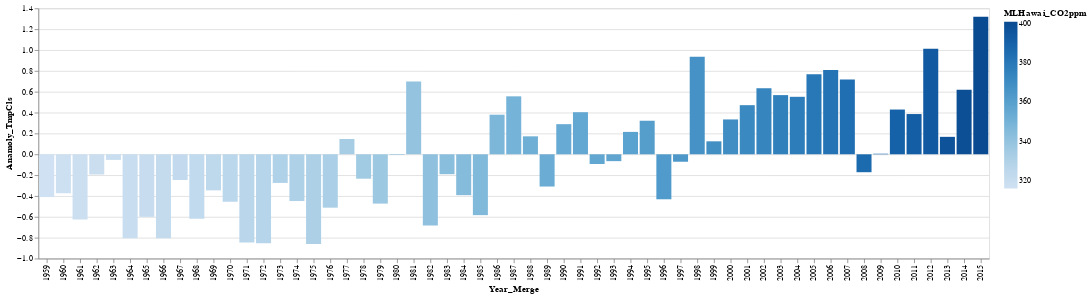

The notebook cell this image was saved under:
### Code cell
#Temperature Anamodf_merged_final
df_merged_final

alt.Chart(df_merged_final).mark_bar().encode(
    alt.X('Year_Merge:O', scale=alt.Scale(zero=False)),
    alt.Y('Anamoly_TmpCls:Q', scale=alt.Scale(zero=False, padding=1)),
    color='MLHawai_CO2ppm:Q',
    #size='MLHawai_CO2ppm:Q'
)

### Figure 1 — Vega-Lite specification as saved in the notebook (floating-point values rounded to 4 significant figures)
{"config": {"view": {"continuousWidth": 400, "continuousHeight": 300}}, "data": {"name": "data-4daf610280fa89058836c62719f49323"}, "mark": "bar", "encoding": {"color": {"type": "quantitative", "field": "MLHawai_CO2ppm"}, "x": {"type": "ordinal", "field": "Year_Merge", "scale": {"zero": false}}, "y": {"type": "quantitative", "field": "Anamoly_TmpCls", "scale": {"padding": 1, "zero": false}}}, "$schema": "https://vega.github.io/schema/vega-lite/v4.8.1.json", "datasets": {"data-4daf610280fa89058836c62719f49323": [{"Year_Merge": 1959, "Rnf_MM": 54.3, "Anamoly_RnfMM": -0.6888, "Tmp_Cls": 6.752, "Anamoly_TmpCls": -0.4105, "CSIRO_ASLinches": 4.358, "Anamoly_CSIRO_ASLinches": -1.939, "MLHawai_CO2ppm": 316.0, "Anamoly_CO2ppm": -35.67}, {"Year_Merge": 1960, "Rnf_MM": 52.34, "Anamoly_RnfMM": -2.641, "Tmp_Cls": 6.788, "Anamoly_TmpCls": -0.3738, "CSIRO_ASLinches": 4.504, "Anamoly_CSIRO_ASLinches": -1.793, "MLHawai_CO2ppm": 316.9, "Anamoly_CO2ppm": -34.73}, {"Year_Merge": 1961, "Rnf_MM": 56.53, "Anamoly_RnfMM": 1.543, "Tmp_Cls": 6.538, "Anamoly_TmpCls": -0.6246, "CSIRO_ASLinches": 4.748, "Anamoly_CSIRO_ASLinches": -1.549, "MLHawai_CO2ppm": 317.6, "Anamoly_CO2ppm": -34.0}, {"Year_Merge": 1962, "Rnf_MM": 51.67, "Anamoly_RnfMM": -3.312, "Tmp_Cls": 6.968, "Anamoly_TmpCls": -0.1939, "CSIRO_ASLinches": 4.543, "Anamoly_CSIRO_ASLinches": -1.754, "MLHawai_CO2ppm": 318.4, "Anamoly_CO2ppm": -33.19}, {"Year_Merge": 1963, "Rnf_MM": 48.88, "Anamoly_RnfMM": -6.1, "Tmp_Cls": 7.108, "Anamoly_TmpCls": -0.05379, "CSIRO_ASLinches": 4.48, "Anamoly_CSIRO_ASLinches": -1.817, "MLHawai_CO2ppm": 319.0, "Anamoly_CO2ppm": -32.65}, {"Year_Merge": 1964, "Rnf_MM": 53.14, "Anamoly_RnfMM": -1.84, "Tmp_Cls": 6.357, "Anamoly_TmpCls": -0.8052, "CSIRO_ASLinches": 4.169, "Anamoly_CSIRO_ASLinches": -2.128, "MLHawai_CO2ppm": 319.6, "Anamoly_CO2ppm": -32.02}, {"Year_Merge": 1965, "Rnf_MM": 54.98, "Anamoly_RnfMM": -0.007966, "Tmp_Cls": 6.562, "Anamoly_TmpCls": -0.6001, "CSIRO_ASLinches": 4.61, "Anamoly_CSIRO_ASLinches": -1.687, "MLHawai_CO2ppm": 320.0, "Anamoly_CO2ppm": -31.6}, {"Year_Merge": 1966, "Rnf_MM": 48.79, "Anamoly_RnfMM": -6.193, "Tmp_Cls": 6.357, "Anamoly_TmpCls": -0.8049, "CSIRO_ASLinches": 4.398, "Anamoly_CSIRO_ASLinches": -1.9, "MLHawai_CO2ppm": 321.4, "Anamoly_CO2ppm": -30.26}, {"Year_Merge": 1967, "Rnf_MM": 54.02, "Anamoly_RnfMM": -0.961, "Tmp_Cls": 6.916, "Anamoly_TmpCls": -0.2466, "CSIRO_ASLinches": 4.453, "Anamoly_CSIRO_ASLinches": -1.844, "MLHawai_CO2ppm": 322.2, "Anamoly_CO2ppm": -29.48}, {"Year_Merge": 1968, "Rnf_MM": 52.78, "Anamoly_RnfMM": -2.208, "Tmp_Cls": 6.543, "Anamoly_TmpCls": -0.6193, "CSIRO_ASLinches": 4.484, "Anamoly_CSIRO_ASLinches": -1.813, "MLHawai_CO2ppm": 323.0, "Anamoly_CO2ppm": -28.6}, {"Year_Merge": 1969, "Rnf_MM": 52.82, "Anamoly_RnfMM": -2.168, "Tmp_Cls": 6.816, "Anamoly_TmpCls": -0.3459, "CSIRO_ASLinches": 4.752, "Anamoly_CSIRO_ASLinches": -1.545, "MLHawai_CO2ppm": 324.6, "Anamoly_CO2ppm": -27.02}, {"Year_Merge": 1970, "Rnf_MM": 52.84, "Anamoly_RnfMM": -2.149, "Tmp_Cls": 6.707, "Anamoly_TmpCls": -0.4553, "CSIRO_ASLinches": 4.677, "Anamoly_CSIRO_ASLinches": -1.62, "MLHawai_CO2ppm": 325.7, "Anamoly_CO2ppm": -25.96}, {"Year_Merge": 1971, "Rnf_MM": 54.01, "Anamoly_RnfMM": -0.9782, "Tmp_Cls": 6.316, "Anamoly_TmpCls": -0.8466, "CSIRO_ASLinches": 4.882, "Anamoly_CSIRO_ASLinches": -1.415, "MLHawai_CO2ppm": 326.3, "Anamoly_CO2ppm": -25.32}, {"Year_Merge": 1972, "Rnf_MM": 55.37, "Anamoly_RnfMM": 0.3863, "Tmp_Cls": 6.309, "Anamoly_TmpCls": -0.8527, "CSIRO_ASLinches": 5.24, "Anamoly_CSIRO_ASLinches": -1.057, "MLHawai_CO2ppm": 327.4, "Anamoly_CO2ppm": -24.19}, {"Year_Merge": 1973, "Rnf_MM": 60.52, "Anamoly_RnfMM": 5.536, "Tmp_Cls": 6.888, "Anamoly_TmpCls": -0.2746, "CSIRO_ASLinches": 5.004, "Anamoly_CSIRO_ASLinches": -1.293, "MLHawai_CO2ppm": 329.7, "Anamoly_CO2ppm": -21.96}, {"Year_Merge": 1974, "Rnf_MM": 53.78, "Anamoly_RnfMM": -1.21, "Tmp_Cls": 6.714, "Anamoly_TmpCls": -0.4485, "CSIRO_ASLinches": 5.472, "Anamoly_CSIRO_ASLinches": -0.8248, "MLHawai_CO2ppm": 330.2, "Anamoly_CO2ppm": -21.46}, {"Year_Merge": 1975, "Rnf_MM": 57.85, "Anamoly_RnfMM": 2.86, "Tmp_Cls": 6.302, "Anamoly_TmpCls": -0.8597, "CSIRO_ASLinches": 5.409, "Anamoly_CSIRO_ASLinches": -0.8878, "MLHawai_CO2ppm": 331.1, "Anamoly_CO2ppm": -20.56}, {"Year_Merge": 1976, "Rnf_MM": 47.51, "Anamoly_RnfMM": -7.474, "Tmp_Cls": 6.65, "Anamoly_TmpCls": -0.512, "CSIRO_ASLinches": 5.37, "Anamoly_CSIRO_ASLinches": -0.9271, "MLHawai_CO2ppm": 332.1, "Anamoly_CO2ppm": -19.59}, {"Year_Merge": 1977, "Rnf_MM": 54.33, "Anamoly_RnfMM": -0.6563, "Tmp_Cls": 7.309, "Anamoly_TmpCls": 0.1469, "CSIRO_ASLinches": 5.303, "Anamoly_CSIRO_ASLinches": -0.9941, "MLHawai_CO2ppm": 333.8, "Anamoly_CO2ppm": -17.86}, {"Year_Merge": 1978, "Rnf_MM": 53.98, "Anamoly_RnfMM": -1.008, "Tmp_Cls": 6.928, "Anamoly_TmpCls": -0.2342, "CSIRO_ASLinches": 5.555, "Anamoly_CSIRO_ASLinches": -0.7421, "MLHawai_CO2ppm": 335.4, "Anamoly_CO2ppm": -16.23}, {"Year_Merge": 1979, "Rnf_MM": 58.36, "Anamoly_RnfMM": 3.37, "Tmp_Cls": 6.689, "Anamoly_TmpCls": -0.4732, "CSIRO_ASLinches": 5.362, "Anamoly_CSIRO_ASLinches": -0.935, "MLHawai_CO2ppm": 336.8, "Anamoly_CO2ppm": -14.86}, {"Year_Merge": 1980, "Rnf_MM": 51.57, "Anamoly_RnfMM": -3.414, "Tmp_Cls": 7.156, "Anamoly_TmpCls": -0.006148, "CSIRO_ASLinches": 5.598, "Anamoly_CSIRO_ASLinches": -0.6988, "MLHawai_CO2ppm": 338.7, "Anamoly_CO2ppm": -12.96}, {"Year_Merge": 1981, "Rnf_MM": 54.8, "Anamoly_RnfMM": -0.1876, "Tmp_Cls": 7.861, "Anamoly_TmpCls": 0.6986, "CSIRO_ASLinches": 6.087, "Anamoly_CSIRO_ASLinches": -0.2106, "MLHawai_CO2ppm": 340.1, "Anamoly_CO2ppm": -11.54}, {"Year_Merge": 1982, "Rnf_MM": 60.98, "Anamoly_RnfMM": 5.991, "Tmp_Cls": 6.478, "Anamoly_TmpCls": -0.6837, "CSIRO_ASLinches": 5.858, "Anamoly_CSIRO_ASLinches": -0.4389, "MLHawai_CO2ppm": 341.4, "Anamoly_CO2ppm": -10.2}, {"Year_Merge": 1983, "Rnf_MM": 60.6, "Anamoly_RnfMM": 5.612, "Tmp_Cls": 6.971, "Anamoly_TmpCls": -0.191, "CSIRO_ASLinches": 6.189, "Anamoly_CSIRO_ASLinches": -0.1082, "MLHawai_CO2ppm": 343.0, "Anamoly_CO2ppm": -8.607}, {"Year_Merge": 1984, "Rnf_MM": 55.44, "Anamoly_RnfMM": 0.4597, "Tmp_Cls": 6.77, "Anamoly_TmpCls": -0.392, "CSIRO_ASLinches": 6.154, "Anamoly_CSIRO_ASLinches": -0.1437, "MLHawai_CO2ppm": 344.6, "Anamoly_CO2ppm": -7.057}, {"Year_Merge": 1985, "Rnf_MM": 55.14, "Anamoly_RnfMM": 0.152, "Tmp_Cls": 6.578, "Anamoly_TmpCls": -0.5837, "CSIRO_ASLinches": 5.748, "Anamoly_CSIRO_ASLinches": -0.5492, "MLHawai_CO2ppm": 346.0, "Anamoly_CO2ppm": -5.597}, {"Year_Merge": 1986, "Rnf_MM": 56.68, "Anamoly_RnfMM": 1.699, "Tmp_Cls": 7.542, "Anamoly_TmpCls": 0.3797, "CSIRO_ASLinches": 5.772, "Anamoly_CSIRO_ASLinches": -0.5256, "MLHawai_CO2ppm": 347.4, "Anamoly_CO2ppm": -4.247}, {"Year_Merge": 1987, "Rnf_MM": 52.63, "Anamoly_RnfMM": -2.354, "Tmp_Cls": 7.718, "Anamoly_TmpCls": 0.556, "CSIRO_ASLinches": 5.795, "Anamoly_CSIRO_ASLinches": -0.5019, "MLHawai_CO2ppm": 349.2, "Anamoly_CO2ppm": -2.477}, {"Year_Merge": 1988, "Rnf_MM": 47.88, "Anamoly_RnfMM": -7.108, "Tmp_Cls": 7.334, "Anamoly_TmpCls": 0.1723, "CSIRO_ASLinches": 5.98, "Anamoly_CSIRO_ASLinches": -0.3169, "MLHawai_CO2ppm": 351.6, "Anamoly_CO2ppm": -0.07719}, {"Year_Merge": 1989, "Rnf_MM": 54.38, "Anamoly_RnfMM": -0.6059, "Tmp_Cls": 6.853, "Anamoly_TmpCls": -0.3093, "CSIRO_ASLinches": 6.157, "Anamoly_CSIRO_ASLinches": -0.1397, "MLHawai_CO2ppm": 353.1, "Anamoly_CO2ppm": 1.433}, {"Year_Merge": 1990, "Rnf_MM": 59.24, "Anamoly_RnfMM": 4.254, "Tmp_Cls": 7.451, "Anamoly_TmpCls": 0.2891, "CSIRO_ASLinches": 6.232, "Anamoly_CSIRO_ASLinches": -0.06493, "MLHawai_CO2ppm": 354.4, "Anamoly_CO2ppm": 2.713}, {"Year_Merge": 1991, "Rnf_MM": 56.85, "Anamoly_RnfMM": 1.863, "Tmp_Cls": 7.566, "Anamoly_TmpCls": 0.4037, "CSIRO_ASLinches": 6.335, "Anamoly_CSIRO_ASLinches": 0.03744, "MLHawai_CO2ppm": 355.6, "Anamoly_CO2ppm": 3.933}, {"Year_Merge": 1992, "Rnf_MM": 56.48, "Anamoly_RnfMM": 1.499, "Tmp_Cls": 7.069, "Anamoly_TmpCls": -0.09295, "CSIRO_ASLinches": 6.358, "Anamoly_CSIRO_ASLinches": 0.06106, "MLHawai_CO2ppm": 356.4, "Anamoly_CO2ppm": 4.743}, {"Year_Merge": 1993, "Rnf_MM": 58.93, "Anamoly_RnfMM": 3.948, "Tmp_Cls": 7.096, "Anamoly_TmpCls": -0.06578, "CSIRO_ASLinches": 6.291, "Anamoly_CSIRO_ASLinches": -0.005871, "MLHawai_CO2ppm": 357.1, "Anamoly_CO2ppm": 5.433}, {"Year_Merge": 1994, "Rnf_MM": 55.55, "Anamoly_RnfMM": 0.5642, "Tmp_Cls": 7.377, "Anamoly_TmpCls": 0.2148, "CSIRO_ASLinches": 6.5, "Anamoly_CSIRO_ASLinches": 0.2028, "MLHawai_CO2ppm": 358.8, "Anamoly_CO2ppm": 7.183}, {"Year_Merge": 1995, "Rnf_MM": 56.57, "Anamoly_RnfMM": 1.586, "Tmp_Cls": 7.484, "Anamoly_TmpCls": 0.3218, "CSIRO_ASLinches": 6.618, "Anamoly_CSIRO_ASLinches": 0.3209, "MLHawai_CO2ppm": 360.8, "Anamoly_CO2ppm": 9.163}, {"Year_Merge": 1996, "Rnf_MM": 58.43, "Anamoly_RnfMM": 3.441, "Tmp_Cls": 6.731, "Anamoly_TmpCls": -0.4315, "CSIRO_ASLinches": 6.787, "Anamoly_CSIRO_ASLinches": 0.4902, "MLHawai_CO2ppm": 362.6, "Anamoly_CO2ppm": 10.95}, {"Year_Merge": 1997, "Rnf_MM": 55.71, "Anamoly_RnfMM": 0.7273, "Tmp_Cls": 7.091, "Anamoly_TmpCls": -0.07145, "CSIRO_ASLinches": 7.067, "Anamoly_CSIRO_ASLinches": 0.7697, "MLHawai_CO2ppm": 363.7, "Anamoly_CO2ppm": 12.07}, {"Year_Merge": 1998, "Rnf_MM": 59.98, "Anamoly_RnfMM": 4.991, "Tmp_Cls": 8.098, "Anamoly_TmpCls": 0.9355, "CSIRO_ASLinches": 6.665, "Anamoly_CSIRO_ASLinches": 0.3681, "MLHawai_CO2ppm": 366.6, "Anamoly_CO2ppm": 15.01}, {"Year_Merge": 1999, "Rnf_MM": 51.96, "Anamoly_RnfMM": -3.029, "Tmp_Cls": 7.287, "Anamoly_TmpCls": 0.1244, "CSIRO_ASLinches": 7.012, "Anamoly_CSIRO_ASLinches": 0.7146, "MLHawai_CO2ppm": 368.3, "Anamoly_CO2ppm": 16.69}, {"Year_Merge": 2000, "Rnf_MM": 52.33, "Anamoly_RnfMM": -2.657, "Tmp_Cls": 7.496, "Anamoly_TmpCls": 0.3342, "CSIRO_ASLinches": 7.063, "Anamoly_CSIRO_ASLinches": 0.7658, "MLHawai_CO2ppm": 369.5, "Anamoly_CO2ppm": 17.88}, {"Year_Merge": 2001, "Rnf_MM": 52.54, "Anamoly_RnfMM": -2.448, "Tmp_Cls": 7.633, "Anamoly_TmpCls": 0.4711, "CSIRO_ASLinches": 7.287, "Anamoly_CSIRO_ASLinches": 0.9902, "MLHawai_CO2ppm": 371.1, "Anamoly_CO2ppm": 19.49}, {"Year_Merge": 2002, "Rnf_MM": 52.22, "Anamoly_RnfMM": -2.761, "Tmp_Cls": 7.795, "Anamoly_TmpCls": 0.6328, "CSIRO_ASLinches": 7.382, "Anamoly_CSIRO_ASLinches": 1.085, "MLHawai_CO2ppm": 373.2, "Anamoly_CO2ppm": 21.58}, {"Year_Merge": 2003, "Rnf_MM": 54.82, "Anamoly_RnfMM": -0.1645, "Tmp_Cls": 7.73, "Anamoly_TmpCls": 0.5677, "CSIRO_ASLinches": 7.76, "Anamoly_CSIRO_ASLinches": 1.463, "MLHawai_CO2ppm": 375.8, "Anamoly_CO2ppm": 24.13}, {"Year_Merge": 2004, "Rnf_MM": 58.26, "Anamoly_RnfMM": 3.275, "Tmp_Cls": 7.714, "Anamoly_TmpCls": 0.5514, "CSIRO_ASLinches": 7.74, "Anamoly_CSIRO_ASLinches": 1.443, "MLHawai_CO2ppm": 377.5, "Anamoly_CO2ppm": 25.85}, {"Year_Merge": 2005, "Rnf_MM": 54.75, "Anamoly_RnfMM": -0.2321, "Tmp_Cls": 7.931, "Anamoly_TmpCls": 0.7689, "CSIRO_ASLinches": 7.744, "Anamoly_CSIRO_ASLinches": 1.447, "MLHawai_CO2ppm": 379.8, "Anamoly_CO2ppm": 28.16}, {"Year_Merge": 2006, "Rnf_MM": 53.84, "Anamoly_RnfMM": -1.14, "Tmp_Cls": 7.972, "Anamoly_TmpCls": 0.8096, "CSIRO_ASLinches": 7.917, "Anamoly_CSIRO_ASLinches": 1.62, "MLHawai_CO2ppm": 381.9, "Anamoly_CO2ppm": 30.26}, {"Year_Merge": 2007, "Rnf_MM": 51.98, "Anamoly_RnfMM": -3.001, "Tmp_Cls": 7.879, "Anamoly_TmpCls": 0.7173, "CSIRO_ASLinches": 7.996, "Anamoly_CSIRO_ASLinches": 1.699, "MLHawai_CO2ppm": 383.8, "Anamoly_CO2ppm": 32.12}, {"Year_Merge": 2008, "Rnf_MM": 55.85, "Anamoly_RnfMM": 0.8619, "Tmp_Cls": 6.99, "Anamoly_TmpCls": -0.1719, "CSIRO_ASLinches": 8.35, "Anamoly_CSIRO_ASLinches": 2.053, "MLHawai_CO2ppm": 385.6, "Anamoly_CO2ppm": 33.95}, {"Year_Merge": 2009, "Rnf_MM": 56.33, "Anamoly_RnfMM": 1.343, "Tmp_Cls": 7.167, "Anamoly_TmpCls": 0.005276, "CSIRO_ASLinches": 8.587, "Anamoly_CSIRO_ASLinches": 2.289, "MLHawai_CO2ppm": 387.4, "Anamoly_CO2ppm": 35.73}, {"Year_Merge": 2010, "Rnf_MM": 55.44, "Anamoly_RnfMM": 0.4514, "Tmp_Cls": 7.591, "Anamoly_TmpCls": 0.4292, "CSIRO_ASLinches": 8.902, "Anamoly_CSIRO_ASLinches": 2.604, "MLHawai_CO2ppm": 389.9, "Anamoly_CO2ppm": 38.21}, {"Year_Merge": 2011, "Rnf_MM": 56.06, "Anamoly_RnfMM": 1.079, "Tmp_Cls": 7.548, "Anamoly_TmpCls": 0.386, "CSIRO_ASLinches": 8.965, "Anamoly_CSIRO_ASLinches": 2.667, "MLHawai_CO2ppm": 391.6, "Anamoly_CO2ppm": 39.99}, {"Year_Merge": 2012, "Rnf_MM": 52.16, "Anamoly_RnfMM": -2.829, "Tmp_Cls": 8.174, "Anamoly_TmpCls": 1.012, "CSIRO_ASLinches": 9.327, "Anamoly_CSIRO_ASLinches": 3.03, "MLHawai_CO2ppm": 393.8, "Anamoly_CO2ppm": 42.18}, {"Year_Merge": 2013, "Rnf_MM": 58.49, "Anamoly_RnfMM": 3.506, "Tmp_Cls": 7.329, "Anamoly_TmpCls": 0.1673, "CSIRO_ASLinches": 8.98, "Anamoly_CSIRO_ASLinches": 2.683, "MLHawai_CO2ppm": 396.5, "Anamoly_CO2ppm": 44.84}, {"Year_Merge": 2014, "Rnf_MM": 57.03, "Anamoly_RnfMM": 2.047, "Tmp_Cls": 7.782, "Anamoly_TmpCls": 0.6203, "CSIRO_ASLinches": 8.98, "Anamoly_CSIRO_ASLinches": 2.683, "MLHawai_CO2ppm": 398.6, "Anamoly_CO2ppm": 46.97}, {"Year_Merge": 2015, "Rnf_MM": 63.47, "Anamoly_RnfMM": 8.481, "Tmp_Cls": 8.481, "Anamoly_TmpCls": 1.319, "CSIRO_ASLinches": 8.98, "Anamoly_CSIRO_ASLinches": 2.683, "MLHawai_CO2ppm": 400.8, "Anamoly_CO2ppm": 49.19}]}}
